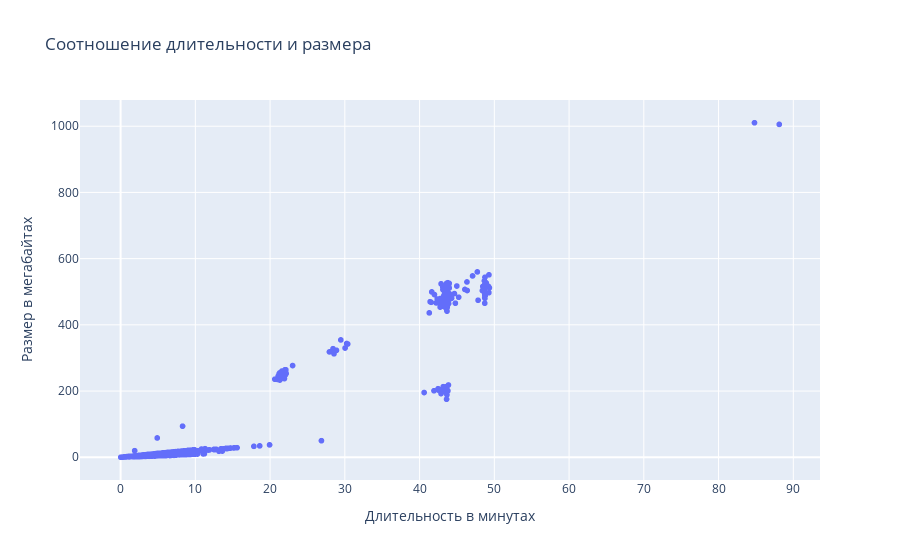

The notebook cell this image was saved under:
### Code cell
fig = px.scatter(df2, x = 'minutes', y = 'megabytes',
                 title='Соотношение длительности и размера',
                 labels={'minutes': 'Длительность в минутах', 'megabytes': 'Размер в мегабайтах'})

fig.show()

### Figure 1 — Plotly figure (JSON) as saved in the notebook; plotly's stock layout.template omitted (floating-point values rounded to 4 significant figures; data arrays with more than 128 entries replaced by an {"elided": "..."} marker saying what was removed)
{"data": [{"hovertemplate": "Длительность в минутах=%{x}<br>Размер в мегабайтах=%{y}<extra></extra>", "legendgroup": "", "marker": {"color": "#636efa", "symbol": "circle"}, "mode": "markers", "name": "", "showlegend": false, "type": "scattergl", "x": {"elided": "3503 float values"}, "xaxis": "x", "y": {"elided": "3503 float values"}, "yaxis": "y"}], "layout": {"legend": {"tracegroupgap": 0}, "title": {"text": "Соотношение длительности и размера"}, "xaxis": {"anchor": "y", "domain": [0, 1], "title": {"text": "Длительность в минутах"}}, "yaxis": {"anchor": "x", "domain": [0, 1], "title": {"text": "Размер в мегабайтах"}}}}
